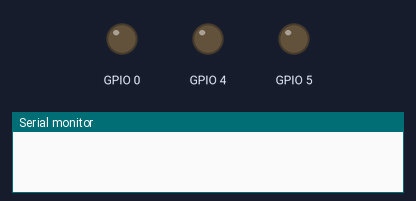
This sketch was run on a simulated ESP8266 (NodeMCU). Parts: output pins drawn as LEDs (lit = HIGH), the last lines printed to the serial monitor. WiFi joins after 1.5 s; servers stay silent unless stated; uploads are accepted with an empty reply.

Above: at 0.0 s.
At 1.7 s:
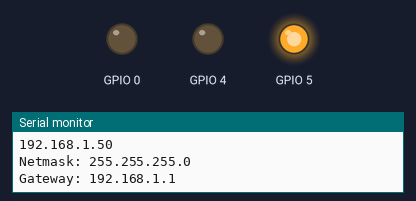
Timing chart, 0 to 3.6 s (numbered marks = the images above):
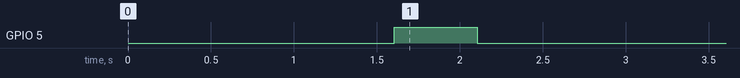

The sketch:

ledblinknodemcucode.ino
```cpp
#include <ESP8266WiFi.h>
#include <ArduinoJson.h>

const char* ssid     = "Zeeum12";
const char* password = "ziyad12345";
const char* host = "nodemcu.ziyadahmed.me"; //replace it with your webhost url
String url;
  int count = 0;
void setup() {
  Serial.begin(115200);
  delay(100);
  pinMode(5, OUTPUT);
  pinMode(4, OUTPUT);
  pinMode(0, OUTPUT);
  digitalWrite(5, 0);
  digitalWrite(4, 0);
  digitalWrite(0, 0);
  Serial.println();
  Serial.println();
  Serial.print("Connecting to ");
  Serial.println(ssid);

  WiFi.begin(ssid, password);
  while (WiFi.status() != WL_CONNECTED) {
    delay(500);
    Serial.print(".");
  }

  Serial.println("");
  Serial.println("WiFi connected");
  Serial.println("IP address: ");
  Serial.println(WiFi.localIP());
  Serial.print("Netmask: ");
  Serial.println(WiFi.subnetMask());
  Serial.print("Gateway: ");
  Serial.println(WiFi.gatewayIP());
  digitalWrite(5, 1);
  delay(500);
  digitalWrite(5, 0);
  delay(500);
}

 void loop() {

  Serial.print("connecting to ");
  Serial.println(host);

  WiFiClient client;
  const int httpPort = 80;
//  const int httpsPort = 443;
  if (!client.connect(host, httpPort)) {
    Serial.println("connection failed");
    return;
  }

  if (count == 0){
    url = "/api/led/read_all.php?id=1";
    count = count + 1;
    Serial.println("Here1");
  }
  else if (count == 1){
    url = "/api/led/read_all.php?id=2";
    count = count + 1;
    Serial.println("Here2");
  }
  else if (count == 2){
    url = "/api/led/read_all.php?id=3";
    count = count + 1;
    Serial.println("Here3");
  }
  Serial.print("Requesting URL: ");
  Serial.println(url);

  client.print(String("GET ") + url + " HTTP/1.1\r\n" +
               "Host: " + host + "\r\n" +
               "Connection: close\r\n\r\n");
  delay(500);
  String section="header";
  while(client.available()){
    String line = client.readStringUntil('\r');
    //Serial.print(line);
    // we’ll parse the HTML body here
    if (section=="header") { // headers..

      if (line=="\n") { // skips the empty space at the beginning
        section="json";
      }
    }
    else if (section=="json") {  // print the good stuff
      section="ignore";
      String result = line.substring(1);

      // Parse JSON
      int size = result.length() + 1;
      char json[size];
      result.toCharArray(json, size);
      StaticJsonBuffer<200> jsonBuffer;
      JsonObject& json_parsed = jsonBuffer.parseObject(json);
      if (!json_parsed.success())
      {
        Serial.println("parseObject() failed");
        return;
      }
      String led = json_parsed["led"][0]["status"];

      if(count == 1){
        if(led == "on"){
          digitalWrite(5, 1);
          delay(100);
          Serial.println("5 is On..!");
        }
        else if(led == "off"){
          digitalWrite(5, 0);
          delay(100);
          Serial.println("5 is Off..!");
        }
      }
      else if(count == 2){
        if(led == "on"){
          digitalWrite(4, 1);
          Serial.println("4 is On..!");
        }
        else if(led == "off"){
          digitalWrite(4, 0);
          Serial.println("4 is Off..!");
        }
      }
      else if(count == 3){
        if(led == "on"){
          digitalWrite(0, 1);
          Serial.println("0 is On..!");
        }
        else if(led == "off"){
          digitalWrite(0, 0);
          Serial.println("0 is Off..!");
        }
        count = 0;
      }

      if (count == 3)
        count = 0;


    }
  }
  Serial.println();
  Serial.println("closing connection");
  delay(3000);
}
```
